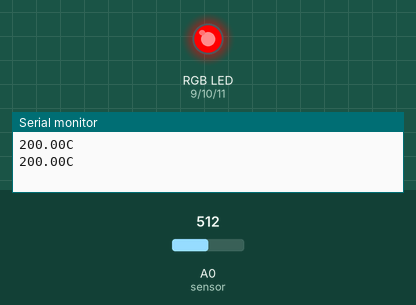
Recording of a sketch running on a simulated Arduino Uno, built with avr-gcc and run on an emulated ATmega328P. Parts: an RGB LED mixed from three pins (HIGH = lit), the last lines printed to the serial monitor. The inputs (shaded band) are chosen by the test bench; at power-on: A0 (sensor) = 512.

Above: at 1.8 s.
1.9 s: A0 (sensor) set to 173
3.4 s: A0 (sensor) set to 151
At 4.4 s:
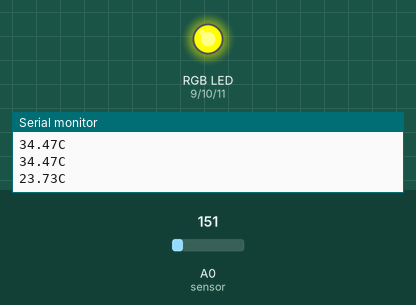
5.5 s: A0 (sensor) set to 122
At 7.2 s:
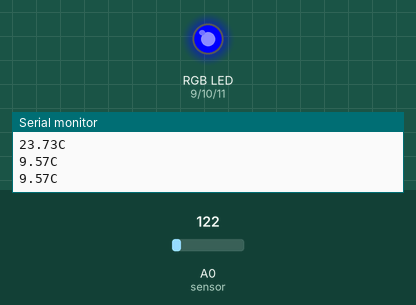
7.5 s: A0 (sensor) set to 135
At 8.7 s:
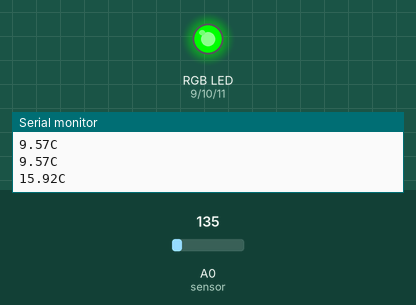
9.5 s: A0 (sensor) set to 20
At 10.3 s:
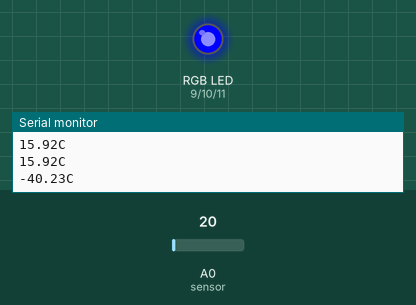
Timing chart, 0 to 12.5 s (numbered marks = the images above; inputs shaded):
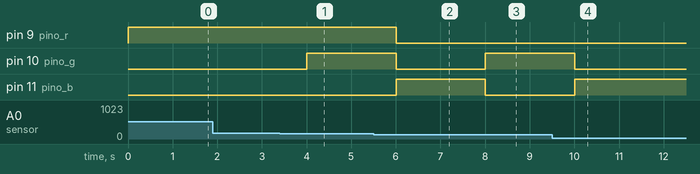

The sketch:

RGB_+_Sensor.ino
```cpp
int sensor = A0;
int pino_r= 9;
int pino_g = 10;
int pino_b = 11;
int v = 0;
int g = 0;
int b = 0;

void setup()
{
  Serial.begin(9600);
  pinMode(sensor, INPUT);
  pinMode(pino_r, OUTPUT);
  pinMode(pino_g, OUTPUT);
  pinMode(pino_b, OUTPUT);
}

void serCor(int v, int g, int b){
  analogWrite(pino_r, v);
  analogWrite(pino_g, g);
  analogWrite(pino_b, b);
}

void informaCor(float temperatura){
  if(temperatura < 10){
    v = 0;
    g = 0;
    b = 255;
  }else if(temperatura >= 10 && temperatura < 20){
    v = 0;
    g = 255;
    b = 0;
  }else if(temperatura >= 20 && temperatura < 30){
    v = 255;
    g = 255;
    b = 0;
  }else{
    v = 255;
    g = 0;
    b = 0;
  }
}

void loop()
{

  int leitura = analogRead(sensor);
  float voltagem = leitura / 1024.0;
  float temperatura = voltagem * 5;
  temperatura = temperatura - 0.5;
  temperatura = temperatura * 100;

  informaCor(temperatura);
  serCor(v, g, b);
  Serial.print(temperatura);
  Serial.println("C");
  delay(1000);
}
```

Measured:
- the behaviour switches between 164 and 163 on A0 (sensor) (found by bisection; images 0 and 1)
- the behaviour switches between 122 and 123 on A0 (sensor) (found by bisection; images 2 and 3)
- after the input at 3.4 s, pin 10 (pino_g): LOW → HIGH after 0.60 s
- after the input at 5.5 s, pin 9 (pino_r), pin 10 (pino_g): HIGH → LOW after 0.50 s; pin 11 (pino_b): LOW → HIGH after 0.50 s
- after the input at 7.5 s, pin 10 (pino_g): LOW → HIGH after 0.51 s; pin 11 (pino_b): HIGH → LOW after 0.51 s
- after the input at 9.5 s, pin 10 (pino_g): HIGH → LOW after 0.51 s; pin 11 (pino_b): LOW → HIGH after 0.51 s
